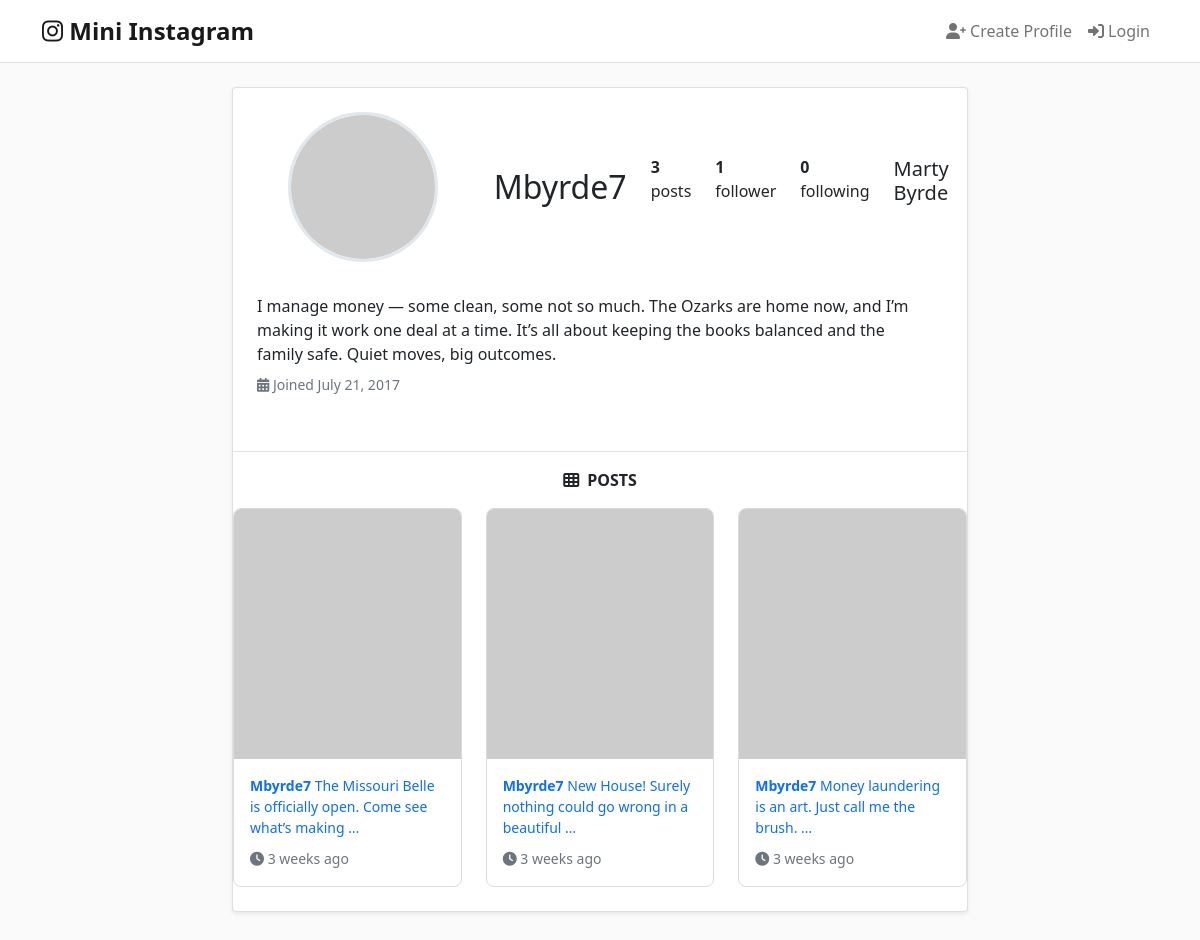
Page /mini_insta/profile/1 on the committed database.
### mini_insta/models.py (models this page shows, shortened)
class Profile(models.Model):
    user = models.ForeignKey(User, on_delete=models.CASCADE, related_name='profile')
    username = models.CharField(max_length=50, unique=True)
    display_name = models.CharField(max_length=100)
    profile_image_url = models.URLField(max_length=200)
    bio_text = models.TextField(max_length=500)
    join_date = models.DateTimeField(default=timezone.now)
    def get_all_posts(self):
        return Post.objects.filter(profile=self).order_by('-timestamp')
    def get_num_followers(self):
        return Follow.objects.filter(profile=self).count()
    def get_num_following(self):
        return Follow.objects.filter(follower_profile=self).count()
    class Meta:
        ordering = ['username']

class Post(models.Model):
    profile = models.ForeignKey(Profile, on_delete=models.CASCADE, related_name='posts')
    caption = models.TextField(max_length=2000, blank=True)
    timestamp = models.DateTimeField(default=timezone.now)
    def get_all_photos(self):
        return Photo.objects.filter(post=self).order_by('timestamp')
    class Meta:
        ordering = ['-timestamp']  # Most recent first

### mini_insta/views.py (the view)
# urls.py: path('profile/<int:pk>', views.ProfileDetailView.as_view(), name='show_profile'),
class ProfileDetailView(DetailView):
    model = Profile
    template_name = 'mini_insta/show_profile.html'
    context_object_name = 'profile'

### mini_insta/models.py (called while the page is built)
    def get_image_url(self):
        if self.image_file:
            return self.image_file.url
        else:
            return self.image_url

### mini_insta/templates/mini_insta/show_profile.html (shortened to what this page needs)
{% extends 'mini_insta/base.html' %}
{% block content %}
<div class="row justify-content-center">
    <div class="col-lg-8 col-12">
        <div class="card shadow-sm">
            <div class="card-body p-4">
                <div class="row align-items-center">
                    <div class="col-md-4 text-center mb-3 mb-md-0">
                        <img src="{{ profile.profile_image_url }}"
                             alt="{{ profile.display_name }}"
                             class="profile-image-large mb-3"
                             onerror="this.src='https://via.placeholder.com/150x150/cccccc/666666?text=No+Image'">
                    </div>
                    <div class="col-md-8">
                        <div class="d-flex flex-column flex-md-row align-items-md-center mb-3">
                            <h2 class="mb-2 mb-md-0 me-md-4">{{ profile.username }}</h2>
                        <div class="d-flex mb-3">
                            <div class="me-4">
                                <strong>{{ profile.get_all_posts.count }}</strong> post{{ profile.get_all_posts.count|pluralize }}
                            </div>
                            <div class="me-4">
                                <a href="{% url 'show_followers' profile.pk %}" class="text-decoration-none text-dark">
                                    <strong>{{ profile.get_num_followers }}</strong> follower{{ profile.get_num_followers|pluralize }}
                                </a>
                            </div>
                            <div class="me-4">
                                <a href="{% url 'show_following' profile.pk %}" class="text-decoration-none text-dark">
                                    <strong>{{ profile.get_num_following }}</strong> following
                                </a>
                            </div>
                        </div>
                        <div class="mb-2">
                            <h5 class="mb-1">{{ profile.display_name }}</h5>
                        </div>
                    </div>
                </div>
                <div class="row mt-3">
                    <div class="col-12">
                        <div class="mb-2">
                            <p class="mb-2">{{ profile.bio_text }}</p>
                            <p class="text-muted small mb-0">
                                <i class="fas fa-calendar-alt"></i>
                                Joined {{ profile.join_date|date:"F d, Y" }}
                            </p>
                        </div>
                    </div>
                </div>
            </div>
        </div>
        <div class="mt-4">
            <div class="d-flex align-items-center justify-content-center border-top pt-3">
                <i class="fas fa-th me-2"></i>
                <span class="fw-bold">POSTS</span>
            </div>
            {% if profile.get_all_posts %}
            <div class="row mt-3">
                {% for post in profile.get_all_posts %}
                <div class="col-lg-4 col-md-6 col-12 mb-4">
                    <a href="{% url 'show_post' post.pk %}" class="text-decoration-none">
                        <div class="card post-card h-100">
                            {% with first_photo=post.get_all_photos.first %}
                                {% if first_photo %}
                                    <img src="{{ first_photo.get_image_url }}"
                                         class="card-img-top post-image"
                                         alt="Post by {{ profile.username }}"
                                         onerror="this.src='https://via.placeholder.com/300x300/f0f0f0/999999?text=No+Image'">
                                {% else %}
                                    <img src="https://via.placeholder.com/300x300/e0e0e0/666666?text=No+Photo+Available"
                                         class="card-img-top post-image"
                                         alt="No photo available">
                                {% endif %}
                            {% endwith %}
                            <div class="card-body p-3">
                                <p class="card-text small mb-2">
                                    <strong>{{ profile.username }}</strong>
                                    {{ post.caption|truncatewords:10 }}
                                </p>
                                <small class="text-muted">
                                    <i class="fas fa-clock"></i> {{ post.timestamp|timesince }} ago
                                </small>
                            </div>
                        </div>
                    </a>
                </div>
                {% endfor %}
            </div>
            {% endif %}
        </div>
    </div>
</div>
{% endblock %}

### mini_insta/templates/mini_insta/base.html (style rules this page uses)
body { background-color: #fafafa; font-family: 'Segoe UI', Tahoma, Geneva, Verdana, sans-serif; padding-bottom: 80px; }
.profile-image-large { width: 150px; height: 150px; border-radius: 50%; object-fit: cover; border: 3px solid #e1e8ed; }
.post-card { border: 1px solid #dbdbdb; border-radius: 8px; transition: transform 0.2s ease-in-out; overflow: hidden; }
.post-image { height: 250px; object-fit: cover; width: 100%; }

### rows in the picture
Profile: username "Mbyrde7", get_all_posts.count "3", get_num_followers "1", get_num_following "0", display_name "Marty Byrde", bio_text "I manage money — some clean, some not so much. The Ozarks are home now, and I’m making it work one deal at a time. It’s all about keeping the books balanced and the family safe. Quiet moves, big outcomes.", join_date "July 21, 2017"
Post: caption "The Missouri Belle is officially open. Come see what’s making …", timestamp "3 weeks"
Post: caption "New House! Surely nothing could go wrong in a beautiful …", timestamp "3 weeks"
Post: caption "Money laundering is an art. Just call me the brush. …", timestamp "3 weeks"
